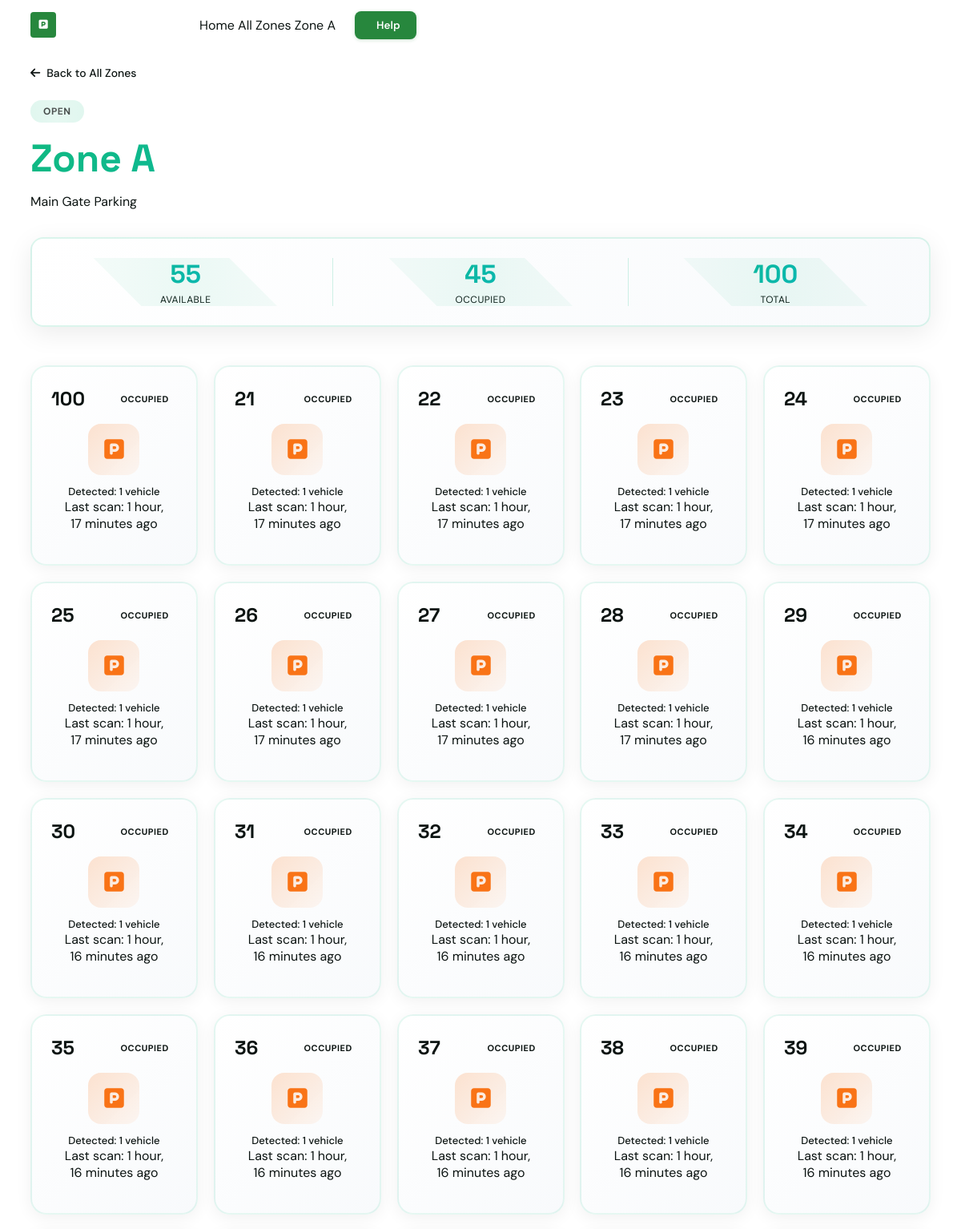
The app's page /parking/zone/3/ (upper part) with its own data.
### App/models.py (models this page shows, shortened)
class ParkingZone(models.Model):
    STATUS_CHOICES = [
        ('open',    'Open'),
        ('filling', 'Filling'),
        ('full',    'Full'),
        ('closed',  'Closed'),
    ]
    name             = models.CharField(max_length=100)
    description      = models.CharField(max_length=255, blank=True)
    capacity         = models.PositiveIntegerField(default=50)
    status           = models.CharField(max_length=10, choices=STATUS_CHOICES, default='open')
    latitude         = models.FloatField(default=0.0, help_text="Zone GPS latitude. Update to real value.")
    longitude        = models.FloatField(default=0.0, help_text="Zone GPS longitude. Update to real value.")
    manual_override  = models.BooleanField(default=False)
    override_status  = models.CharField(max_length=10, choices=STATUS_CHOICES, blank=True, null=True)
    created_at       = models.DateTimeField(auto_now_add=True)
    updated_at       = models.DateTimeField(auto_now=True)
    def occupied_count(self):
        return self.slots.filter(status='occupied').count()
    def available_count(self):
        return self.slots.filter(status='available').count()
    class Meta:
        ordering = ['name']

class ParkingSlot(models.Model):
    STATUS_CHOICES = [
        ('available', 'Available'),
        ('occupied',  'Occupied'),
        ('blocked',   'Blocked'),
    ]
    zone            = models.ForeignKey(ParkingZone, on_delete=models.CASCADE, related_name='slots')
    slot_number     = models.CharField(max_length=10)
    status          = models.CharField(max_length=10, choices=STATUS_CHOICES, default='available')
    detected_vehicles = models.PositiveIntegerField(default=0, help_text="Number of vehicles detected by YOLO")
    last_detection_at = models.DateTimeField(null=True, blank=True, help_text="Last time YOLO detection ran")
    confidence_score = models.FloatField(null=True, blank=True, help_text="Average confidence score of detection")
    updated_at      = models.DateTimeField(auto_now=True)
    class Meta:
        ordering = ['zone', 'slot_number']
        unique_together = ['zone', 'slot_number']

### App/views.py (the view)
# urls.py: path('zone/<int:zone_id>/', views.zone_detail, name='zone_detail'),
def zone_detail(request, zone_id):
    zone  = get_object_or_404(ParkingZone, id=zone_id)
    slots = zone.slots.all().order_by('slot_number')
    return render(request, 'zone_detail.html', {
        'zone':        zone,
        'slots':       slots,
    })

### templates/zone_detail.html (shortened to what this page needs)
{% load static %}
<!DOCTYPE html>
<html lang="en">
<head>
    <link rel="stylesheet" href="https://cdnjs.cloudflare.com/ajax/libs/font-awesome/6.5.0/css/all.min.css">
    <link rel="stylesheet" href="{% static 'css/index.css' %}">
    <link rel="stylesheet" href="{% static 'css/parking.css' %}">
    <link rel="stylesheet" href="{% static 'css/zone_detail.css' %}">
</head>
<body>
    <nav class="site-nav">
        <div class="container">
            <div class="nav-inner">
                <a href="/" class="nav-logo">
                    <div class="nav-logo-mark">
                        <i class="fa-solid fa-square-parking"></i>
                    </div>
                    <div class="logo-text">
                        <span class="logo-main">CampAlly</span>
                        <span class="logo-badge">Parking</span>
                    </div>
                </a>
                <div class="nav-links-wrap">
                    <a href="/" class="nav-link">Home</a>
                    <a href="/parking/" class="nav-link">All Zones</a>
                    <a href="/parking/zone/{{ zone.id }}/" class="nav-link active">{{ zone.name }}</a>
                </div>
                <div class="nav-actions">
                    <button class="btn btn-primary"> Help</button>
                </div>
            </div>
        </div>
    </nav>
    <section id="zone-detail">
        <div class="container">
            <div class="zone-header">
                <div class="zone-breadcrumb">
                    <a href="/parking/" class="breadcrumb-link">
                        <i class="fa-solid fa-arrow-left"></i> Back to All Zones
                    </a>
                </div>
                <div class="zone-title-section">
                    <div class="zone-badge status-{{ zone.status }}">
                        {{ zone.get_status_display }}
                    </div>
                    <h1 class="zone-title">{{ zone.name }}</h1>
                    <p class="zone-description">{{ zone.description|default:"Parking zone in Redemption City" }}</p>
                </div>
                <div class="zone-stats">
                    <div class="zone-stat">
                        <div class="stat-value available" id="zone-available">{{ zone.available_count }}</div>
                        <div class="stat-label">Available</div>
                    </div>
                    <div class="zone-stat">
                        <div class="stat-value occupied" id="zone-occupied">{{ zone.occupied_count }}</div>
                        <div class="stat-label">Occupied</div>
                    </div>
                    <div class="zone-stat">
                        <div class="stat-value total" id="zone-total">{{ zone.slots.count }}</div>
                        <div class="stat-label">Total</div>
                    </div>
                </div>
            </div>
            <div class="slots-grid" id="slots-grid">
                {% for slot in slots %}
                <div class="slot-card status-{{ slot.status }}"
                     data-slot-id="{{ slot.id }}"
                     data-slot-number="{{ slot.slot_number }}">
                    <div class="slot-header">
                        <div class="slot-number">{{ slot.slot_number }}</div>
                        <div class="slot-status {{ slot.status }}">{{ slot.get_status_display }}</div>
                    </div>
                    <div class="slot-body">
                        <div class="slot-icon">
                            <i class="fa-solid fa-square-parking"></i>
                        </div>
                        <div class="slot-info">
                            <div class="slot-label">Detected: {{ slot.detected_vehicles }} vehicle{{ slot.detected_vehicles|pluralize }}</div>
                            {% if slot.last_detection_at %}
                            <div class="slot-meta">Last scan: {{ slot.last_detection_at|timesince }} ago</div>
                            {% endif %}
                        </div>
                    </div>
                </div>
                {% endfor %}
            </div>
        </div>
    </section>
</body>
</html>

### static/css/index.css (style rules this page uses)
:root { --g900: #062715; --g800: #0d3d20; --g700: #155228; --g600: #1e6b31; --g500: #27873d; --g400: #33a34c; --g300: #5ec278; --g200: #a8ddb7; --g100: #d6f0de; --g50: #edf7f0; --g25: #f5fbf7; --n900: #0c1412; --n800: #1a2320; --n700: #2d3b37; --n600: #4a5e57; --n500: #637870; --n400: #8fa39b; --n300: #b8cac4; --n200: #d8e4e0; --n100: #ecf2f0; --n50: #f6faf8; --white: #ffffff; --red: #c0392b; --red50: #fdf2f1; --amber: #b45309; --amber50: #fef9ee; --blue: #1a4fa8; --blue50: #eff4fe; --nav-h: 62px; --r-s: 4px; --r-m: 8px; --r-l: 14px; --r-xl: 20px; --sh-s: 0 1px 3px rgba(0,0,0,.07), 0 1px 2px rgba(0,0,0,.04); --sh-m: 0 4px 16px rgba(0,0,0,.08), 0 1px 4px rgba(0,0,0,.04); --sh-l: 0 12px 40px rgba(0,0,0,.10), 0 3px 8px rgba(0,0,0,.05); --sh-xl: 0 24px 64px rgba(0,0,0,.12), 0 6px 16px rgba(0,0,0,.06); --ease-out: cubic-bezier(0.22, 1, 0.36, 1); --ease-spring: cubic-bezier(0.34, 1.56, 0.64, 1); --font: 'DM Sans', system-ui, -apple-system, sans-serif; --font-serif: 'Fraunces', Georgia, serif; --font-mono: 'DM Mono', 'Consolas', monospace; }
*, *::before, *::after { box-sizing: border-box; margin: 0; padding: 0; }
html { scroll-behavior: smooth; font-size: 16px; }
body { font-family: var(--font); color: var(--n900); background: var(--white); overflow-x: hidden; -webkit-font-smoothing: antialiased; }
a { color: inherit; text-decoration: none; }
button, input { font-family: var(--font); cursor: pointer; }
.container { max-width: 1180px; margin: 0 auto; padding: 0 28px; }
.site-nav { position: fixed; top: 0; left: 0; right: 0; z-index: 900; height: var(--nav-h); transition: background .3s ease, box-shadow .3s ease, border-color .3s ease; }
.nav-inner { height: var(--nav-h); display: flex; align-items: center; gap: 24px; }
.nav-logo { display: flex; align-items: center; gap: 10px; font-weight: 700; font-size: 1.05rem; color: var(--white); transition: color .2s; }
.nav-logo-mark { width: 32px; height: 32px; background: var(--g500); border-radius: var(--r-s); display: flex; align-items: center; justify-content: center; color: white; font-size: .8rem; flex-shrink: 0; }
.nav-actions { display: flex; gap: 8px; align-items: center; }
.btn { display: inline-flex; align-items: center; gap: 7px; border: none; border-radius: var(--r-m); font-weight: 600; font-size: .84rem; padding: 9px 20px; transition: all .2s var(--ease-out); white-space: nowrap; cursor: pointer; }
.btn-primary { background: var(--g500); color: white; box-shadow: 0 1px 4px rgba(39,135,61,.25); }
.stat-label { display: block; font-size: .72rem; color: var(--n400); text-transform: uppercase; letter-spacing: .04em; margin-top: 2px; }

### static/css/parking.css (style rules this page uses)
.stat-value { font-family: 'Space Grotesk', 'DM Sans', sans-serif; font-size: 36px; font-weight: 700; color: var(--primary); margin-bottom: 4px; }
.stat-label { font-size: 13px; color: var(--text-secondary); }
.zone-badge { font-size: 11px; font-weight: 700; padding: 4px 12px; border-radius: 20px; text-transform: uppercase; letter-spacing: 0.5px; }
.zone-badge.status-open { background: rgba(16, 185, 129, 0.15); color: var(--primary); }

### records on screen
ParkingZone: name "Zone A", status "OPEN", description "Main Gate Parking", available_count "55", occupied_count "45", slots.count "100"
ParkingSlot: slot_number "100", status "OCCUPIED", detected_vehicles "1", last_detection_at "1 hour, 17 minutes"
ParkingSlot: slot_number "21", status "OCCUPIED", detected_vehicles "1", last_detection_at "1 hour, 17 minutes"
ParkingSlot: slot_number "22", status "OCCUPIED", detected_vehicles "1", last_detection_at "1 hour, 17 minutes"
ParkingSlot: slot_number "23", status "OCCUPIED", detected_vehicles "1", last_detection_at "1 hour, 17 minutes"
ParkingSlot: slot_number "24", status "OCCUPIED", detected_vehicles "1", last_detection_at "1 hour, 17 minutes"
ParkingSlot: slot_number "25", status "OCCUPIED", detected_vehicles "1", last_detection_at "1 hour, 17 minutes"
ParkingSlot: slot_number "26", status "OCCUPIED", detected_vehicles "1", last_detection_at "1 hour, 17 minutes"
ParkingSlot: slot_number "27", status "OCCUPIED", detected_vehicles "1", last_detection_at "1 hour, 17 minutes"
ParkingSlot: slot_number "28", status "OCCUPIED", detected_vehicles "1", last_detection_at "1 hour, 17 minutes"
ParkingSlot: slot_number "29", status "OCCUPIED", detected_vehicles "1", last_detection_at "1 hour, 16 minutes"
ParkingSlot: slot_number "30", status "OCCUPIED", detected_vehicles "1", last_detection_at "1 hour, 16 minutes"
ParkingSlot: slot_number "31", status "OCCUPIED", detected_vehicles "1", last_detection_at "1 hour, 16 minutes"
ParkingSlot: slot_number "32", status "OCCUPIED", detected_vehicles "1", last_detection_at "1 hour, 16 minutes"
ParkingSlot: slot_number "33", status "OCCUPIED", detected_vehicles "1", last_detection_at "1 hour, 16 minutes"
ParkingSlot: slot_number "34", status "OCCUPIED", detected_vehicles "1", last_detection_at "1 hour, 16 minutes"
ParkingSlot: slot_number "35", status "OCCUPIED", detected_vehicles "1", last_detection_at "1 hour, 16 minutes"
ParkingSlot: slot_number "36", status "OCCUPIED", detected_vehicles "1", last_detection_at "1 hour, 16 minutes"
ParkingSlot: slot_number "37", status "OCCUPIED", detected_vehicles "1", last_detection_at "1 hour, 16 minutes"
ParkingSlot: slot_number "38", status "OCCUPIED", detected_vehicles "1", last_detection_at "1 hour, 16 minutes"
ParkingSlot: slot_number "39", status "OCCUPIED", detected_vehicles "1", last_detection_at "1 hour, 16 minutes"
